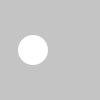
Frame 1 (no input)
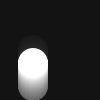
Frame 60 (the mouse pressed at the canvas centre just before this capture)
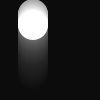
Frame 120 (the mouse held since frame 60 and released just before this capture)

The Processing sketch that drew these frames (run headless with seeded random() and noise(); from frame 60 on, the mouse is pressed at the canvas centre):

// Processing sketch: Example_31_02
// ── Example_31_02.pde
float y = 50.0;
float speed = 1.0;
float radius = 15.0;
int direction = 1;

void setup() {
  size(100, 100);
  smooth();
  noStroke();
  ellipseMode(RADIUS);
}

void draw() {
  fill(0, 10);
  rect(0, 0, width, height);
  fill(255);
  ellipse(33, y, radius, radius);
  y += speed * direction;
  if ((y > height-radius) || (y < radius)) { //(y - radius < 0)
    direction = -direction;
  }
}
